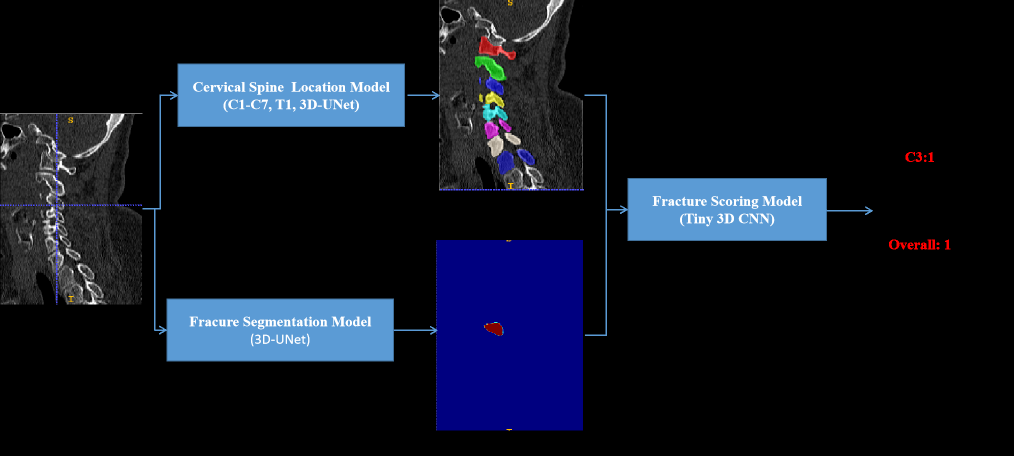
#> input picture overview.png, 2027 x 912 px (shown at 1/2 size)
$ python -i CT_preprocess.py   (imports and definitions only)
#> lines starting #> are read from the running program, lines starting #| are printed output that depends on the picture
### Utils/CommonTools/sitk_base.py
# -*- encoding: utf-8 -*-
import math
import time

import SimpleITK as sitk
import numpy as np


# [43 lines left out: functions copy_nii_info, get_nii_info, set_nii_info, sitk_get_affine_matrix, not called in this run]


def sitk_location2coordinate(location, affine_matrix):
    return list(np.matrix.dot(affine_matrix, np.reshape(location, (4, 1))).reshape([4]))


# todo : need check, maybe this has bug when input non-LPS data
# [10 lines left out: function get_origin_from_center, not called in this run]


def resample(image,
             new_spacing,
             new_origin=None,
             new_size=None,
             new_direction=None,
             center_origin=None,
             interp=sitk.sitkNearestNeighbor,
             dtype=sitk.sitkInt16,
             constant_value=-1024):

    ori_spacing = image.GetSpacing()
    ori_origin = image.GetOrigin()
    ori_dircection = image.GetDirection()
    ori_size = image.GetSize()

    if new_direction is None:
        new_direction = ori_dircection

    if new_size is None:
        new_size = [math.ceil(ori_spacing[i] * ori_size[i] / new_spacing[i]) for i in range(3)]

    if center_origin is None:
        if new_origin is None:
            new_origin = ori_origin
    else:
        affine_matrix = sitk_get_affine_matrix(ori_dircection,
                                               ori_origin,
                                               ori_spacing)

        if center_origin == 'auto':
            center_origin = image[ori_size[0] // 2:ori_size[0] // 2 + 1,
                            ori_size[1] // 2:ori_size[1] // 2 + 1,
                            ori_size[2] // 2:ori_size[2] // 2 + 1].GetOrigin()

        new_origin = get_origin_from_center(center_origin, affine_matrix, new_size, new_spacing)

    resample_filter = sitk.ResampleImageFilter()
    resample_filter.SetTransform(sitk.Transform())
    resample_filter.SetInterpolator(interp)
    resample_filter.SetOutputOrigin(new_origin)
    resample_filter.SetSize(new_size)
    resample_filter.SetOutputSpacing(new_spacing)
    resample_filter.SetOutputDirection(new_direction)
    resample_filter.SetDefaultPixelValue(constant_value)
    resample_filter.SetOutputPixelType(dtype)
    resampled_image = resample_filter.Execute(image)
    return resampled_image

### Utils/CommonTools/CT_preprocess.py
# -*- encoding: utf-8 -*-
import cv2
import skimage.morphology
import skimage.measure

from Utils.CommonTools import sitk_base
from Utils.CommonTools.bbox import get_bbox


def remove_CT_air(image_nii,
                  return_image=True,
                  return_bbox=True,
                  threshold=-200,
                  process_spacing=(8., 8., 40.),
                  erode_iter=1,
                  dilate_iter=1,
                  min_voxel=16
                  ):
    # Resample for fast processing
    resampled_image_nii = sitk_base.resample(image_nii, new_spacing=process_spacing)

    # Binarize the image
    b_image = sitk.GetArrayFromImage(resampled_image_nii)
    b_image = np.uint8(b_image >= threshold)

    # Axial view boundary
    final_by = 99999999
    final_ey = -1
    final_bx = 99999999
    final_ex = -1

    kernel = np.ones((3, 3), np.uint8)
    for slice_i in range(b_image.shape[0]):

        cur_slice = b_image[slice_i, :, :]

        cur_slice = cv2.erode(cur_slice, kernel, iterations=erode_iter)
        cur_slice = cv2.dilate(cur_slice, kernel, iterations=dilate_iter)
        cur_slice = skimage.measure.label(cur_slice)
        cur_slice = skimage.morphology.remove_small_objects(cur_slice, min_size=min_voxel, connectivity=1)

        bbox = get_bbox(cur_slice)
        if bbox is not None:
            by, ey, bx, ex = bbox
            final_by = min(final_by, by)
            final_ey = max(final_ey, ey)
            final_bx = min(final_bx, bx)
            final_ex = max(final_ex, ex)

    # reflect to ori image
    ori_spacing = image_nii.GetSpacing()
    ori_size = image_nii.GetSize()
    new_spacing = resampled_image_nii.GetSpacing()

    final_by = max(0, int((final_by - 1) * new_spacing[1] / ori_spacing[1]))
    final_ey = min(ori_size[1]-1, int((final_ey + 1) * new_spacing[1] / ori_spacing[1]))
    final_bx = max(0, int((final_bx - 1) * new_spacing[0] / ori_spacing[0]))
    final_ex = min(ori_size[0]-1, int((final_ex + 1) * new_spacing[0] / ori_spacing[0]))

    # return
    output = []
    if return_image:
        output.append(image_nii[final_bx:final_ex + 1, final_by:final_ey + 1, :])
    if return_bbox:
        output.append([final_by, final_ey, final_bx, final_ex])
    return output

>>> import cv2
>>> picture = cv2.imread('../../overview.png', cv2.IMREAD_GRAYSCALE)
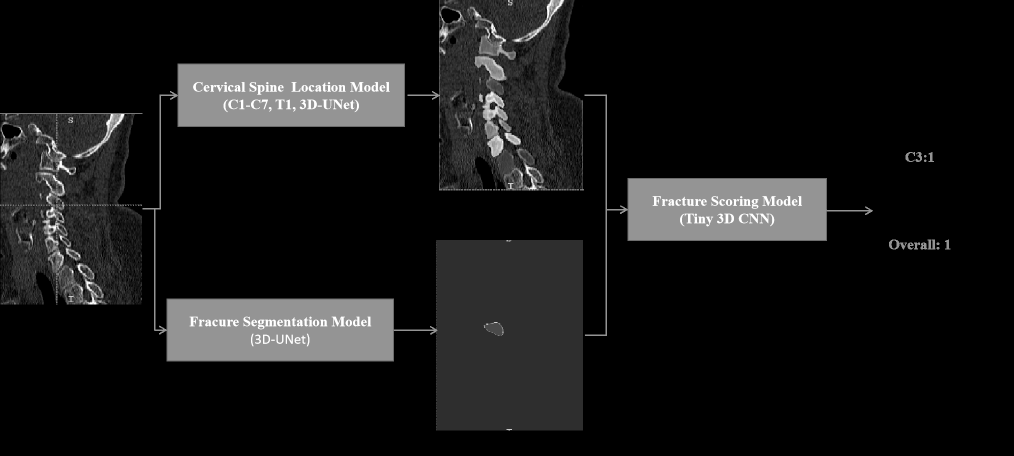
#> picture: shape (912, 2027) (shown at 1/2 size); min 0, max 255, mean 23.1
>>> result = remove_CT_air(picture)
#> (the run stopped early here; a loop or call above may not have finished)
